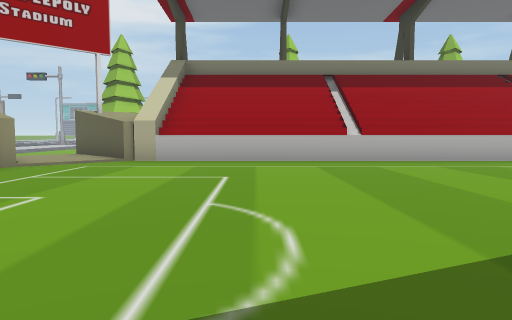
[1] (above)

24 first-person views from a walk through a 3-D level made in the Unity game engine. The camera is 1.3 m above the floor, tilts 4° down and sees 70° across. The floor is counted in squares, 2 m on a side. Each view is taken from the middle of a square. On the plan, view 1 faces up. The plan holds only what a view shows up to about 11 squares ahead; the rest is blank. The place goes on beyond the plan. The player is left out. Some animated figures are left out.

[2]
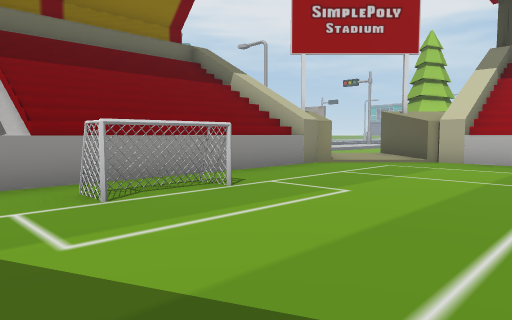

[3]
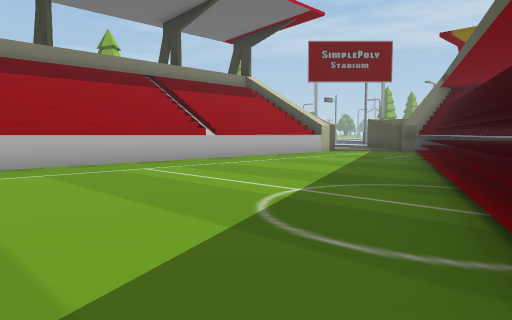

[4]
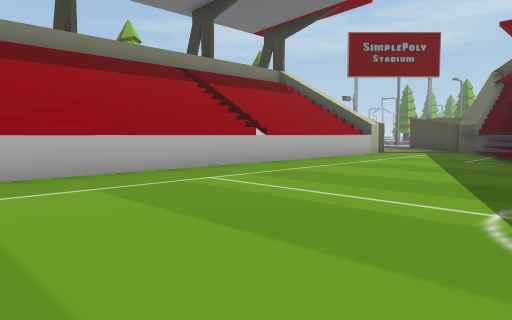

[5]
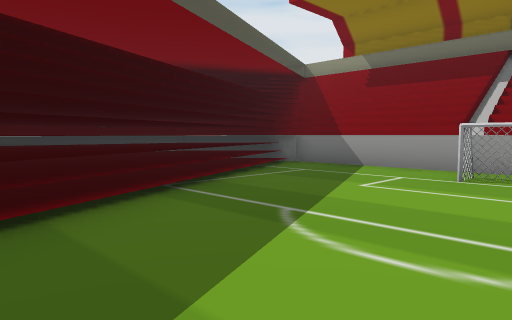

[6]
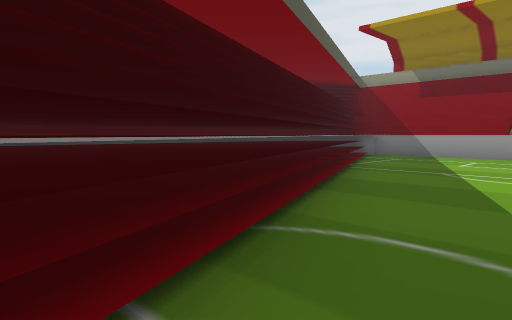

[7]
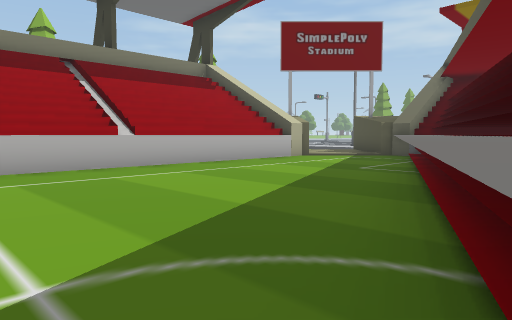

[8]
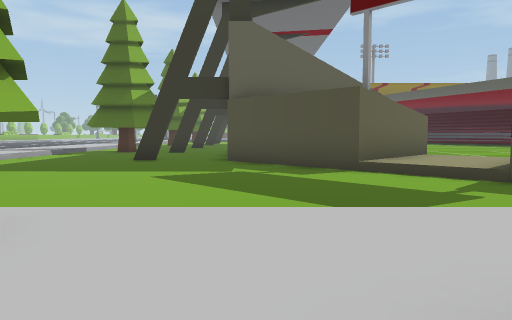

[9]
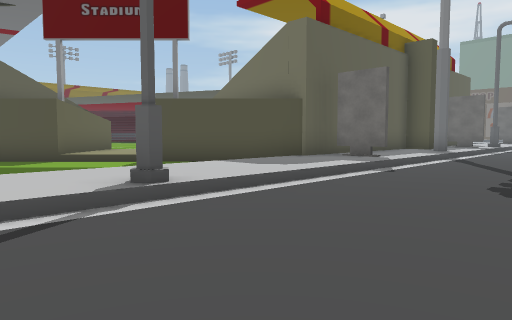

[10]
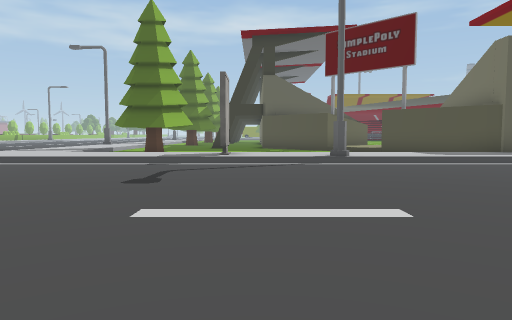

[11]
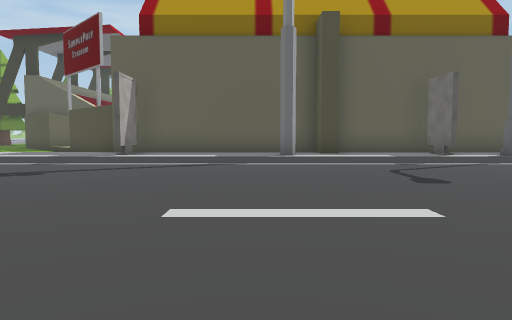

[12]
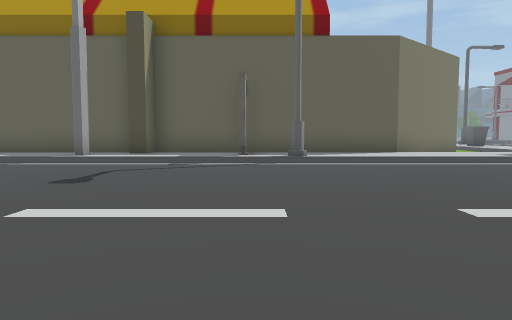

[13]
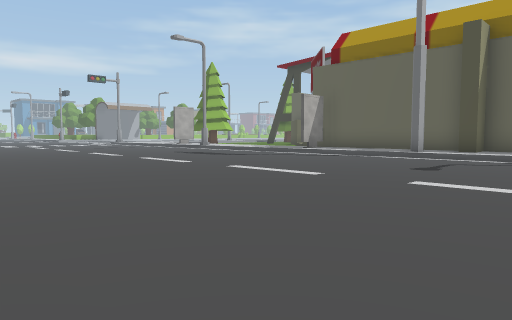

[14]
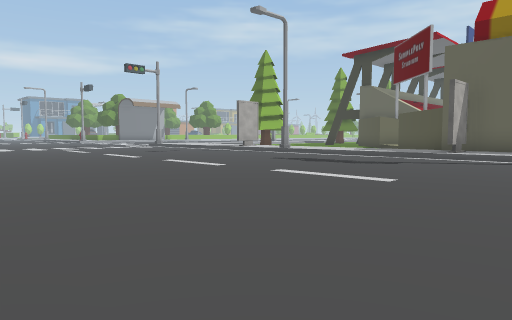

[15]
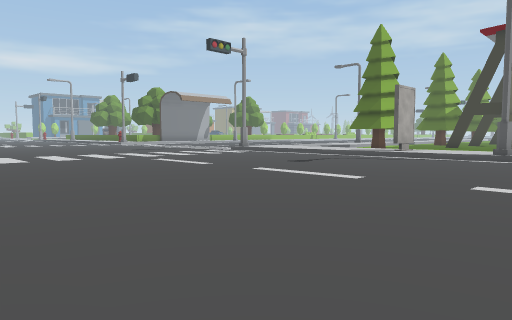

[16]
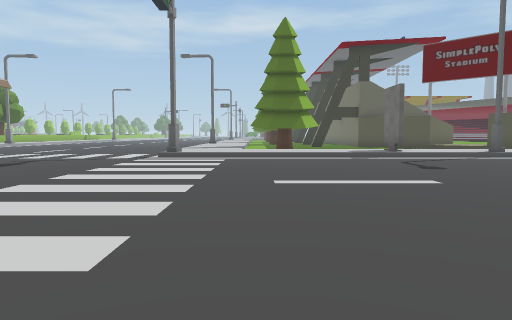

[17]
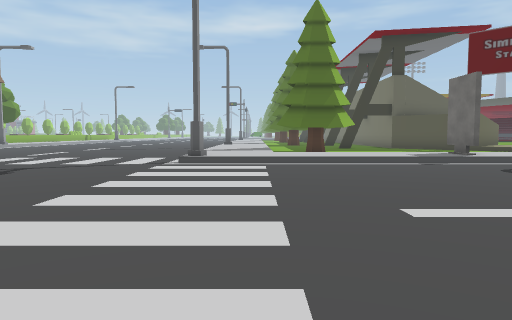

[18]
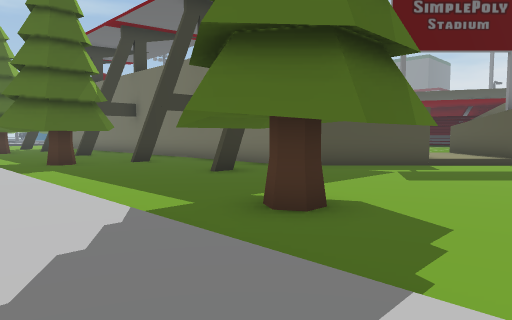

[19]
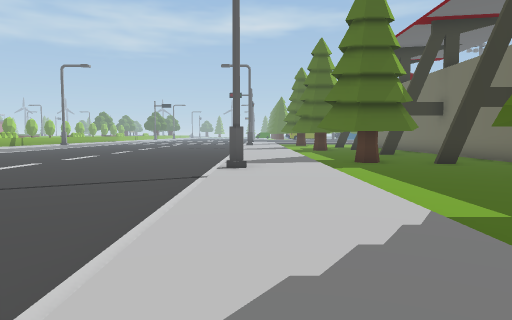

[20]
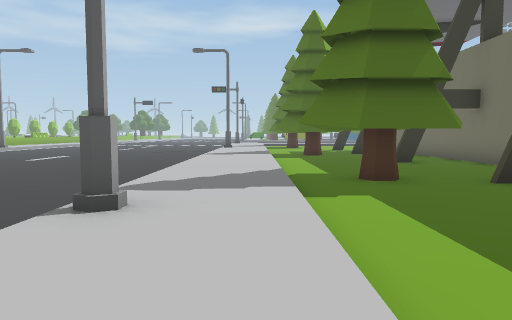

[21]
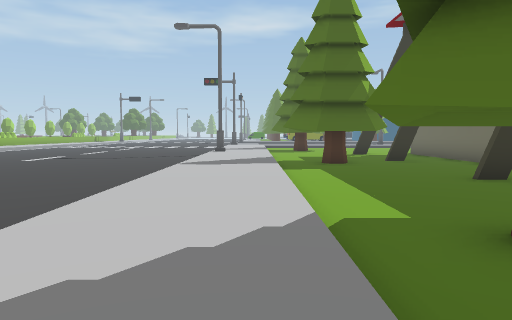

[22]
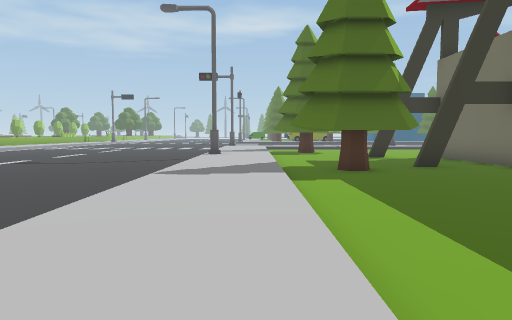

[23]
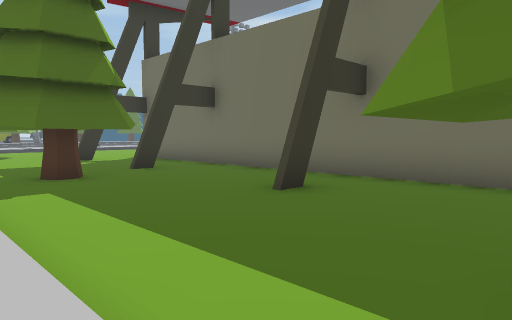

[24]
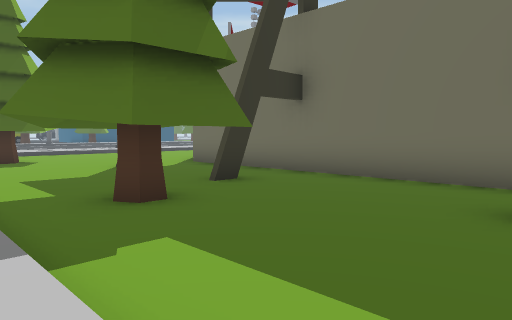

### Floor plan
Key: @ floor where view 1 was taken; # wall or solid block; . main floor; : floor 0.25 m higher than the main floor; / step, stairs or slope; ^ raised ledge; O other object.
Columns run from 22 left of view 1 to 13 right of it. Each row starts with its distance up from view 1.
 25         ......    .................
 24        .......   ..................
 23      ......... ....................
 22   .................................
 21   .........#::::::::#::::::::::::::
 20  ..........::::::::::::::::::::::::
 19 ...........::.......................
 18  ..........::...O......O.......O....
 17  ..........:: ......................
 16  ..........:: .....#...#...#....#...
 15  ..........OO.......................
 14  ..........::.......................
 13 ...........::......###  ############
 12 ..........#/:.....##
 11 ...........::.../##
 10 ...........:: ./::#################
  9  ..........:: .#:::#^^^^^^^^^^^^^^^^
  8  ..........:: ###:::::::::::::::::::
  7  ..........:##  ##::::::::::::::::::
  6 ...........O##  #^::::::::::::::::::
  5 ...........::#  #^::::::::::::::: ^^
  4 ...........::#   ^::::::::::::: ^^#
  3 ...........::#   ^#:::::::::::^^####
  2  ..........#:#  #^#:::::::::^###
  1 ...........:##  #^:::::::^^##
  0 ...........::#  #^::::@^^####
 -1 ...........:##  #^:::^#####
 -2 ...........O##  #^:^####
 -3    .......#/:#  ######
 -4     .......::#
 -5       .....::#
 -6        ....::#
 -7          ..::#

Positions as (right, up) in squares from view 1, and headings:
1: (0, 0), facing up
2: (0, 0), facing up-left
3: (2, 1), facing up-right
4: (2, 3), facing up-right
5: (2, 3), facing down-left
6: (6, 3), facing down-left
7: (5, 2), facing up-right
8: (-12, 13), facing right
9: (-15, 14), facing down-right
10: (-20, 14), facing right
11: (-20, 3), facing right
12: (-20, -2), facing right
13: (-22, -2), facing up-right
14: (-22, 3), facing up-right
15: (-22, 10), facing up-right
16: (-22, 19), facing right
17: (-20, 20), facing right
18: (-9, 21), facing down-right
19: (-9, 21), facing right
20: (-5, 20), facing right
21: (-1, 20), facing right
22: (1, 20), facing right
23: (2, 20), facing down-right
24: (5, 20), facing down-right
